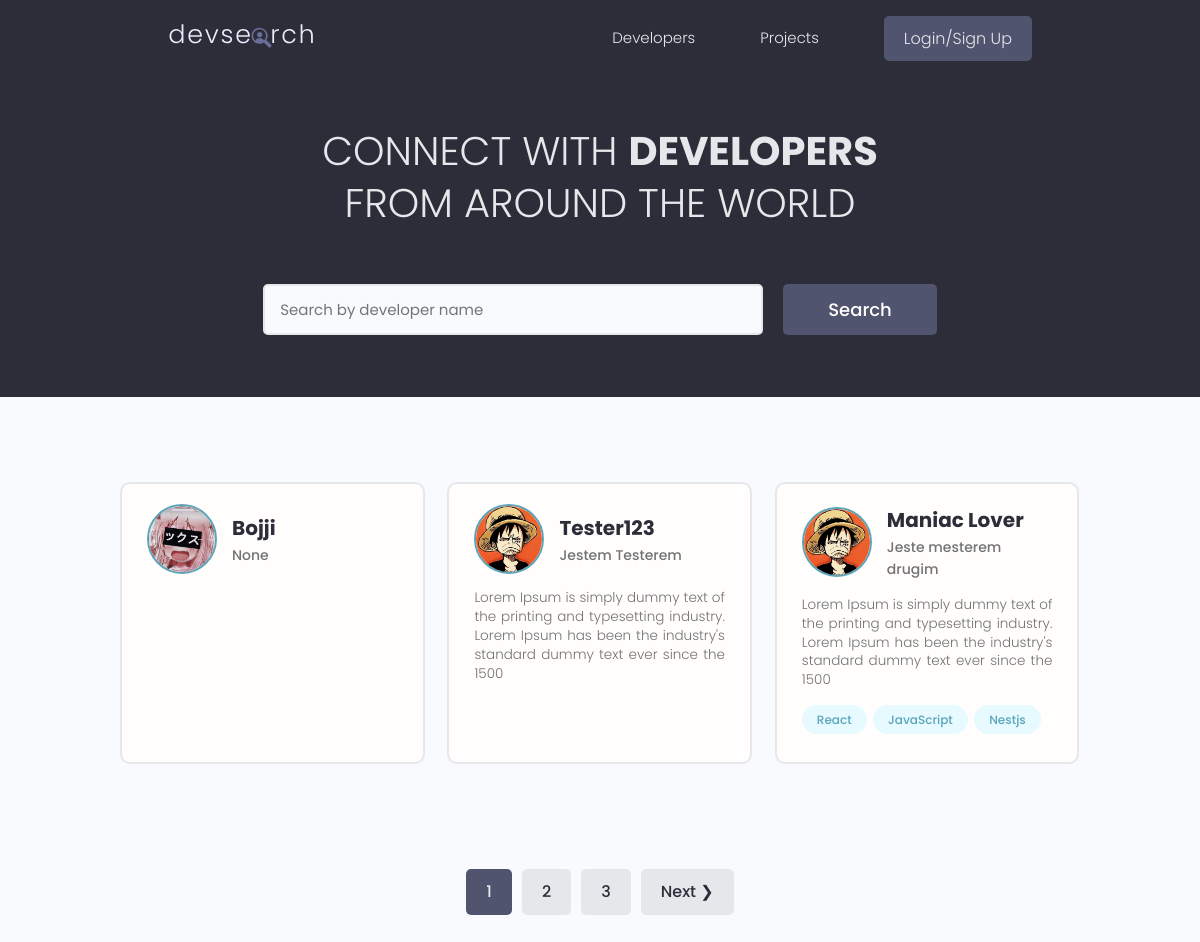
The page / on the database its author committed.
### users/models.py (models this page shows, shortened)
class Profile(models.Model):
    id = models.UUIDField(default=uuid.uuid4, unique=True,
                          primary_key=True, editable=False)
    user = models.OneToOneField(
        User, on_delete=models.CASCADE, null=True, blank=True)
    name = models.CharField(max_length=200, blank=True, null=True)
    username = models.CharField(max_length=200, blank=True, null=True)
    location = models.CharField(max_length=200, blank=True, null=True)
    email = models.EmailField(max_length=500, blank=True, null=True)
    short_intro = models.CharField(max_length=200, blank=True, null=True)
    bio = models.TextField(blank=True, null=True)
    profile_img = models.ImageField(
        null=True, blank=True, upload_to='profiles/', default='profiles/user-default.png')
    social_github = models.CharField(max_length=200, blank=True, null=True)
    social_twitter = models.CharField(max_length=200, blank=True, null=True)
    social_linkedin = models.CharField(max_length=200, blank=True, null=True)
    social_youtube = models.CharField(max_length=200, blank=True, null=True)
    social_website = models.CharField(max_length=200, blank=True, null=True)
    created = models.DateTimeField(auto_now_add=True)
    class Meta:
        ordering = ['created']
    @property
    def image_url(self):
        try:
            url = self.profile_img.url
        except:
            url = ''
        return url

class Skill(models.Model):
    id = models.UUIDField(default=uuid.uuid4, unique=True,
                          primary_key=True, editable=False)
    owner = models.ForeignKey(
        Profile, on_delete=models.CASCADE, null=True, blank=True)
    name = models.CharField(max_length=200, blank=True, null=True)
    description = models.TextField(null=True, blank=True)
    created = models.DateTimeField(auto_now_add=True)
    def __str__(self) -> str:
        return str(self.name)

### users/views.py (the view)
# urls.py: path('', view=views.profiles, name='profiles'),
def profiles(request):
    profiles, query = search_profiles(request)
    custom_range, profiles = paginate_profiles(request, profiles, 3)
    context = {'profiles': profiles, 'search_query': query,
               'custom_range': custom_range}
    return render(request, 'users/profiles.html', context)

### users/utils.py (called while the page is built)
def search_profiles(request):
    search_query = ''
    if request.GET.get('search_query'):
        search_query = request.GET.get('search_query')
    skills = Skill.objects.filter(name__icontains=search_query)
    profiles = Profile.objects.distinct().filter(
        Q(name__icontains=search_query) | Q(short_intro__icontains=search_query) | Q(skill__in=skills))
    return profiles, search_query

def paginate_profiles(request, profiles, results):
    page = request.GET.get('page')
    paginator = Paginator(profiles, results)
    try:
        profiles = paginator.page(page)
    except PageNotAnInteger:
        page = 1
        profiles = paginator.page(page)
    except EmptyPage:
        page = paginator.num_pages
        profiles = paginator.page(page)
    leftIndex = (int(page) - 4)
    if leftIndex < 1:
        leftIndex = 1
    rightIndex = (int(page) + 5)
    if rightIndex > paginator.num_pages:
        rightIndex = paginator.num_pages+1
    custom_range = range(leftIndex, rightIndex)
    return custom_range, profiles

### users/templates/users/profiles.html (shortened to what this page needs)
{% extends 'main.html' %} {% block content %}
<main class="home">
  <section class="hero-section text-center">
    <div class="container container--narrow">
      <div class="hero-section__box">
        <h2>CONNECT WITH <span>DEVELOPERS</span></h2>
        <h2>FROM AROUND THE WORLD</h2>
      </div>
      <div class="hero-section__search">
        <form class="form" action="{% url 'profiles' %}" method="get" id="searchForm">
          <div class="form__field">
            <input
              class="input input--text"
              id="formInput#search"
              type="text"
              name="search_query"
              value="{{search_query}}"
              placeholder="Search by developer name"
            />
          </div>
          <input class="btn btn--sub btn--lg" type="submit" value="Search" />
        </form>
      </div>
    </div>
  </section>
  <section class="devlist">
    <div class="container">
      <div class="grid grid--three">
        {% for profile in profiles %}
        <div class="column card">
          <div class="dev">
            <a href="{% url 'user-profile' profile.id %}" class="card__body">
              <div class="dev__profile">
                <img
                  class="avatar avatar--md"
                  src="{{ profile.image_url }}"
                  alt="image"
                />
                <div class="dev__meta">
                  <h3>{{ profile.name }}</h3>
                  <h5>{{ profile.short_intro|slice:"60" }}</h5>
                </div>
              </div>
              <p class="dev__info">{{ profile.bio|slice:"150" }}</p>
              <div class="dev__skills">
                {% for skill in profile.skill_set.all|slice:"5" %}
                <span class="tag tag--pill tag--main">
                  <small>{{ skill }}</small>
                </span>
                {% endfor %}
              </div>
            </a>
          </div>
        </div>
        {% endfor %}
      </div>
    </div>
  </section>
  {% include 'pagination.html' with queryset=profiles  %}
</main>
{% endblock content %}

### static/styles/app.css (style rules this page uses)
:root { --color-sub: #2d2d39; }
.btn--sub { background-color: var(--color-sub-light); }
.card { border: 2px solid var(--color-light); }
img { width: 100%; }
.hero-section { height: 40vh; display: flex; align-items: center; background-color: var(--color-sub); }
.hero-section__box { margin-bottom: 4rem; }
.hero-section__box > h2, .hero-section__box > h2 > span { font-size: 4rem; color: var(--color-light); line-height: 1.3; text-transform: uppercase; }
.hero-section__box > h2 { font-weight: 300; }
.hero-section__box > h2 > span { font-weight: 700; }
.hero-section__search > .form { display: flex; align-items: center; justify-content: center; gap: 2rem; }
.hero-section__search > .form input.input--text { width: 50rem; }
.devlist { margin-top: 8rem; }
.devlist .grid { align-items: stretch; }
.devlist .dev .dev__profile { display: flex; align-items: center; gap: 1.5rem; }
.devlist .dev .dev__meta h3 { color: var(--color-sub); font-size: 2rem; font-weight: 700; }
.devlist .dev .dev__meta h5 { color: var(--color-text); font-size: 1.4rem; font-weight: 500; }
.devlist .dev .dev__info { margin: 1.5rem 0; font-size: 1.35rem; line-height: 1.4; text-align: justify; }

### static/uikit/styles/modules/_variables.css (style rules this page uses)
:root { --color-main: #5aa5b9; --color-main-light: #e6faff; --color-sub: #3f4156; --color-sub-light: #51546e; --color-sub-lighter: #ededfd; --color-text: #737373; --color-gray: #8b8b8b; --color-light: #e5e7eb; --color-light-gray: #767676; --color-bg: #f8fafd; --color-white: #fffefd; --color-white-light: #f3f3f3; --color-success: #359e64; --color-success-bg: #def8e8; --color-error: #fc4b0b; --color-error-bg: #fff2ee; --font-base: 'Poppins', arial, helvetica, 'Segoe UI', roboto, ubuntu, sans-serif; --font-monospace: 'Fira Code', 'Courier New', courier, monospace; --font-regular: 300; --font-medium: 500; --font-bold: 700; --generic-shadow: 1px 1px 5px #00000010; --generic-transition: all 0.3s ease-in-out; }

### static/uikit/styles/modules/_base.css (style rules this page uses)
* { margin: 0; padding: 0; box-sizing: border-box; text-rendering: optimizeLegibility; color: inherit; font-size: inherit; }
html { font-size: 50%; }
@media only screen and (min-width: 480px) { html { font-size: 56.25%; } }
@media only screen and (min-width: 1200px) { html { font-size: 62.5%; } }
body { line-height: 1.6; font-weight: 400; font-size: 1.5rem; color: var(--color-text); background-color: var(--color-bg); min-height: 100vh; }

### static/uikit/styles/modules/_typography.css (style rules this page uses)
* { font-family: var(--font-base); }
h2 { font-size: 3.6rem; font-weight: var(--font-bold); }
h3 { font-size: 3.2rem; font-weight: var(--font-medium); }
h5 { font-size: 2.4rem; font-weight: var(--font-medium); }
h5, h6 { font-weight: var(--font-regular); }
p, span, strong { font-size: 1.6rem; color: var(--color-text); font-weight: var(--font-regular); }
a { padding-bottom: 2px; text-decoration: none; display: inline-block; color: var(--color-main); font-weight: var(--font-medium); }

### static/uikit/styles/modules/_utilities.css (style rules this page uses)
.container { width: 92%; max-width: 165rem; margin: 0 auto; box-sizing: border-box; }
.container--narrow { width: 92%; max-width: 120rem; }
@media screen and (min-width: 1000px) { .container { width: 90%; } }
@media screen and (min-width: 1000px) { .container--narrow { width: 85%; } }
@media screen and (min-width: 1200px) { .container { width: 80%; } }
@media screen and (min-width: 1200px) { .container--narrow { width: 72%; } }
.text-center { text-align: center; }

### static/uikit/styles/modules/_avatar.css (style rules this page uses)
.avatar { border-radius: 50%; border: 2px solid var(--color-main); object-fit: cover; }
.avatar--md { height: 7rem; width: 7rem; }

### static/uikit/styles/modules/_button.css (style rules this page uses)
.btn { display: inline-block; position: relative; cursor: pointer; background-color: var(--color-light); font-weight: var(--font-medium); color: var(--color-sub); text-decoration: none; padding: 1rem 2rem; border-radius: 0.5rem; border: none; width: -webkit-fit-content; width: -moz-fit-content; width: fit-content; height: -webkit-fit-content; height: -moz-fit-content; height: fit-content; font-size: 1.6rem; outline-width: 0; outline-color: transparent; -webkit-backface-visibility: hidden; backface-visibility: hidden; transition: all 0.3s ease-in-out; }
.btn--sub { background-color: var(--color-sub); color: var(--color-white); }
.btn--lg { font-size: 1.8rem; padding: 1.2rem 4.5rem; }

### static/uikit/styles/modules/_card.css (style rules this page uses)
.card { border-radius: 1rem; background-color: var(--color-white); border: 1.5px solid var(--color-light); width: auto; height: auto; margin-top: 0.5rem; margin-bottom: 0.5rem; overflow: hidden; }
.card__body, .card__header { padding: 2rem 2.5rem; }

### rows shown on the page
Profile: image_url (picture), name "Bojji", short_intro "None"
Profile: image_url (picture), name "Tester123", short_intro "Jestem Testerem", bio "Lorem Ipsum is simply dummy text of the printing and typesetting industry. Lorem Ipsum has been the industry's standard dummy text ever since the 1500"
Profile: image_url (picture), name "Maniac Lover", short_intro "Jeste mesterem drugim", bio "Lorem Ipsum is simply dummy text of the printing and typesetting industry. Lorem Ipsum has been the industry's standard dummy text ever since the 1500"
Skill: name "React"
Skill: name "JavaScript"
Skill: name "Nestjs"

### other values the page prints
{{ page }} "1"
{{ page }} "2" "3"
